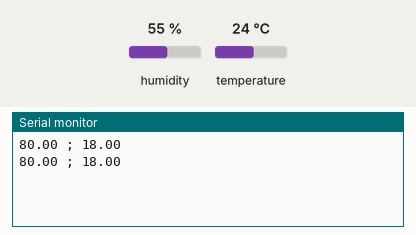
Simulated run of this sketch. Board: Arduino Uno, built with avr-gcc and run on an emulated ATmega328P. Parts: the last lines printed to the serial monitor. The test bench sets the inputs (shaded band); at power-on: humidity 55 %, temperature 24 °C.

Above: at 2.8 s.
2.9 s: humidity set to 22 %
At 5.1 s:
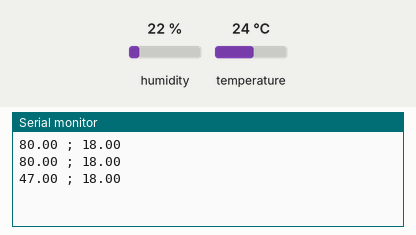
5.6 s: temperature set to 12 °C
At 7.5 s:
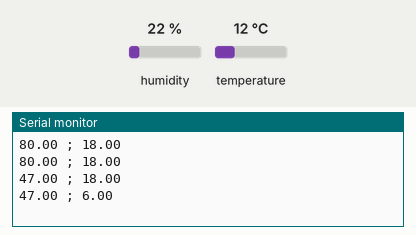
8.3 s: humidity set to 40 %
At 11.1 s:
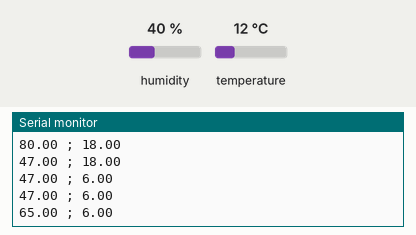
Timing chart, 0 to 12.6 s (numbered marks = the images above; inputs shaded):
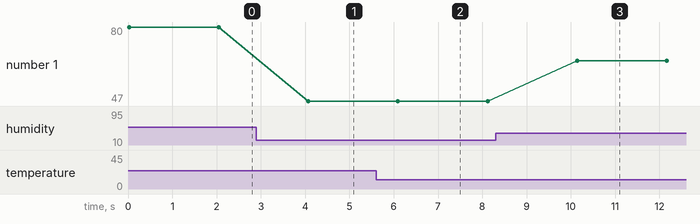

The sketch:

codigo_dht11.ino
```cpp
#include "DHT.h"
#define dht_type DHT11

int dht_pin = A1;
DHT dht_1 = DHT(dht_pin, dht_type);
void setup() {
  Serial.begin(9600);
  dht_1.begin();
}

void loop() {
  float umidade = dht_1.readHumidity();
  float temperatura = dht_1.readTemperature();
  if(isnan(temperatura or isnan(umidade) )){
    Serial.println("Erro ao ler");
  } else {

    Serial.print(umidade+25 );
    Serial.print(" ; ");

    Serial.println(temperatura-6);

  }
  delay(2000);
}
```

Measured:
- after the input at 2.9 s, the serial monitor: prints a new line after 1.2 s (image 1)
- after the input at 5.6 s, the serial monitor: prints a new line after 0.50 s (image 2)
- after the input at 8.3 s, the serial monitor: prints a new line after 1.8 s (image 3)
- plotted number 1: 80 → 47 after the input at 2.9 s, 47 → 65 after the input at 8.3 s
